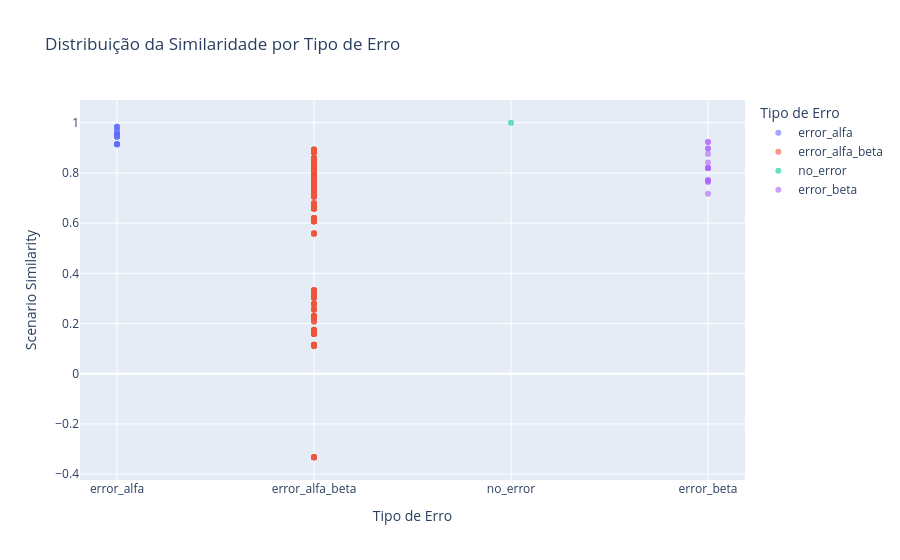

Source (notebook cell):
### Code cell
import plotly.express as px

# Criar o scatter plot
fig = px.scatter(given_then_df, x='tipo_de_erro', y='Scenario Similarity', 
                 color='tipo_de_erro', 
                 title='Distribuição da Similaridade por Tipo de Erro',
                 labels={'Scenario Similarity': 'Scenario Similarity', 'tipo_de_erro': 'Tipo de Erro'},
                 opacity=0.6,
                     hover_data={
                     'desired_given_exp': True, 
                     'candidate_given_exp': True,
                     'Penality Given': True,
                     'Global Similarity Given': True,
                    'Final Similarity Given': True,
                     'desired_then_exp': True, 
                     'candidate_then_exp': True,
                    'Penality Then': True,
                        'Global Similarity Then': True,
                        'Final Similarity Then': True,
                        '#given_plus': True,
                          '#given_less': True,
                            '#then_plus': True, '#then_less': True
                 })  # Define uma transparência para ver sobreposição de pontos

# Exibir o gráfico
fig.show()

### Figure 1 — Plotly figure (JSON) as saved in the notebook; plotly's stock layout.template omitted (floating-point values rounded to 4 significant figures; data arrays with more than 128 entries replaced by an {"elided": "..."} marker saying what was removed)
{"data": [{"customdata": {"elided": "20x14 mixed values"}, "hovertemplate": "Tipo de Erro=%{x}<br>Scenario Similarity=%{y}<br>desired_given_exp=%{customdata[0]}<br>candidate_given_exp=%{customdata[1]}<br>Penality Given=%{customdata[2]}<br>Global Similarity Given=%{customdata[3]}<br>Final Similarity Given=%{customdata[4]}<br>desired_then_exp=%{customdata[5]}<br>candidate_then_exp=%{customdata[6]}<br>Penality Then=%{customdata[7]}<br>Global Similarity Then=%{customdata[8]}<br>Final Similarity Then=%{customdata[9]}<br>#given_plus=%{customdata[10]}<br>#given_less=%{customdata[11]}<br>#then_plus=%{customdata[12]}<br>#then_less=%{customdata[13]}<extra></extra>", "legendgroup": "error_alfa", "marker": {"color": "#636efa", "opacity": 0.6, "symbol": "circle"}, "mode": "markers", "name": "error_alfa", "orientation": "v", "showlegend": true, "type": "scatter", "x": ["error_alfa", "error_alfa", "error_alfa", "error_alfa", "error_alfa", "error_alfa", "error_alfa", "error_alfa", "error_alfa", "error_alfa", "error_alfa", "error_alfa", "error_alfa", "error_alfa", "error_alfa", "error_alfa", "error_alfa", "error_alfa", "error_alfa", "error_alfa"], "xaxis": "x", "y": [0.914, 0.914, 0.944, 0.914, 0.914, 0.944, 0.914, 0.914, 0.944, 0.954, 0.954, 0.984, 0.954, 0.954, 0.984, 0.954, 0.954, 0.984, 0.97, 0.97], "yaxis": "y"}, {"customdata": {"elided": "429x14 mixed values"}, "hovertemplate": "Tipo de Erro=%{x}<br>Scenario Similarity=%{y}<br>desired_given_exp=%{customdata[0]}<br>candidate_given_exp=%{customdata[1]}<br>Penality Given=%{customdata[2]}<br>Global Similarity Given=%{customdata[3]}<br>Final Similarity Given=%{customdata[4]}<br>desired_then_exp=%{customdata[5]}<br>candidate_then_exp=%{customdata[6]}<br>Penality Then=%{customdata[7]}<br>Global Similarity Then=%{customdata[8]}<br>Final Similarity Then=%{customdata[9]}<br>#given_plus=%{customdata[10]}<br>#given_less=%{customdata[11]}<br>#then_plus=%{customdata[12]}<br>#then_less=%{customdata[13]}<extra></extra>", "legendgroup": "error_alfa_beta", "marker": {"color": "#EF553B", "opacity": 0.6, "symbol": "circle"}, "mode": "markers", "name": "error_alfa_beta", "orientation": "v", "showlegend": true, "type": "scatter", "x": {"elided": "429 str values"}, "xaxis": "x", "y": {"elided": "429 float values"}, "yaxis": "y"}, {"customdata": [["battery >= 10 AND satellite_count >= 7 AND wind_speed <= 36", "battery >= 10 AND satellite_count >= 7 AND wind_speed <= 36", 0, 1, 1, "height >= 30 AND source_distance == 0", "height >= 30 AND source_distance == 0", 0, 1, 1, 0, 0, 0, 0]], "hovertemplate": "Tipo de Erro=%{x}<br>Scenario Similarity=%{y}<br>desired_given_exp=%{customdata[0]}<br>candidate_given_exp=%{customdata[1]}<br>Penality Given=%{customdata[2]}<br>Global Similarity Given=%{customdata[3]}<br>Final Similarity Given=%{customdata[4]}<br>desired_then_exp=%{customdata[5]}<br>candidate_then_exp=%{customdata[6]}<br>Penality Then=%{customdata[7]}<br>Global Similarity Then=%{customdata[8]}<br>Final Similarity Then=%{customdata[9]}<br>#given_plus=%{customdata[10]}<br>#given_less=%{customdata[11]}<br>#then_plus=%{customdata[12]}<br>#then_less=%{customdata[13]}<extra></extra>", "legendgroup": "no_error", "marker": {"color": "#00cc96", "opacity": 0.6, "symbol": "circle"}, "mode": "markers", "name": "no_error", "orientation": "v", "showlegend": true, "type": "scatter", "x": ["no_error"], "xaxis": "x", "y": [1], "yaxis": "y"}, {"customdata": {"elided": "15x14 mixed values"}, "hovertemplate": "Tipo de Erro=%{x}<br>Scenario Similarity=%{y}<br>desired_given_exp=%{customdata[0]}<br>candidate_given_exp=%{customdata[1]}<br>Penality Given=%{customdata[2]}<br>Global Similarity Given=%{customdata[3]}<br>Final Similarity Given=%{customdata[4]}<br>desired_then_exp=%{customdata[5]}<br>candidate_then_exp=%{customdata[6]}<br>Penality Then=%{customdata[7]}<br>Global Similarity Then=%{customdata[8]}<br>Final Similarity Then=%{customdata[9]}<br>#given_plus=%{customdata[10]}<br>#given_less=%{customdata[11]}<br>#then_plus=%{customdata[12]}<br>#then_less=%{customdata[13]}<extra></extra>", "legendgroup": "error_beta", "marker": {"color": "#ab63fa", "opacity": 0.6, "symbol": "circle"}, "mode": "markers", "name": "error_beta", "orientation": "v", "showlegend": true, "type": "scatter", "x": ["error_beta", "error_beta", "error_beta", "error_beta", "error_beta", "error_beta", "error_beta", "error_beta", "error_beta", "error_beta", "error_beta", "error_beta", "error_beta", "error_beta", "error_beta"], "xaxis": "x", "y": [0.897, 0.897, 0.842, 0.923, 0.82, 0.82, 0.765, 0.923, 0.82, 0.82, 0.765, 0.875, 0.772, 0.772, 0.717], "yaxis": "y"}], "layout": {"legend": {"title": {"text": "Tipo de Erro"}, "tracegroupgap": 0}, "title": {"text": "Distribuição da Similaridade por Tipo de Erro"}, "xaxis": {"anchor": "y", "categoryarray": ["error_alfa", "error_alfa_beta", "no_error", "error_beta"], "categoryorder": "array", "domain": [0, 1], "title": {"text": "Tipo de Erro"}}, "yaxis": {"anchor": "x", "domain": [0, 1], "title": {"text": "Scenario Similarity"}}}}
